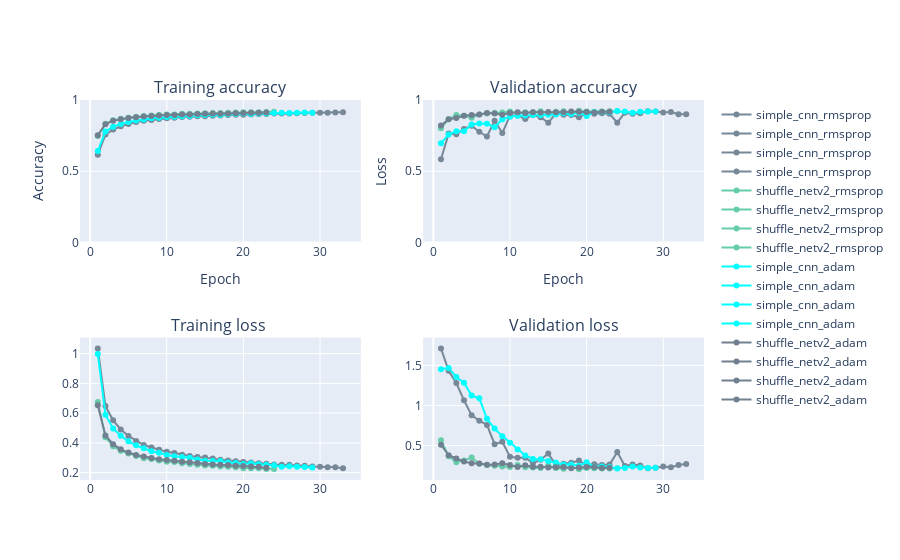

The code cell stored with this chart in its notebook:
### Code cell
plot_accuracy_and_loss(histories)

### Figure 1 — Plotly figure (JSON) as saved in the notebook; plotly's stock layout.template omitted (floating-point values rounded to 4 significant figures)
{"data": [{"marker": {"color": "#778899"}, "mode": "markers+lines", "name": "simple_cnn_rmsprop", "text": ["1", "2", "3", "4", "5", "6", "7", "8", "9", "10", "11", "12", "13", "14", "15", "16", "17", "18", "19", "20", "21", "22", "23", "24", "25", "26", "27", "28", "29", "30", "31", "32", "33"], "type": "scatter", "x": [1, 2, 3, 4, 5, 6, 7, 8, 9, 10, 11, 12, 13, 14, 15, 16, 17, 18, 19, 20, 21, 22, 23, 24, 25, 26, 27, 28, 29, 30, 31, 32, 33], "xaxis": "x", "y": [0.6161, 0.7572, 0.7922, 0.8149, 0.8312, 0.8461, 0.8541, 0.8599, 0.8671, 0.8722, 0.8749, 0.8802, 0.8827, 0.8858, 0.8859, 0.8887, 0.8921, 0.8945, 0.8964, 0.897, 0.8988, 0.9025, 0.9013, 0.9054, 0.9056, 0.9056, 0.9069, 0.9085, 0.9099, 0.9112, 0.9106, 0.9121, 0.9139], "yaxis": "y"}, {"marker": {"color": "#778899"}, "mode": "markers+lines", "name": "simple_cnn_rmsprop", "text": ["1", "2", "3", "4", "5", "6", "7", "8", "9", "10", "11", "12", "13", "14", "15", "16", "17", "18", "19", "20", "21", "22", "23", "24", "25", "26", "27", "28", "29", "30", "31", "32", "33"], "type": "scatter", "x": [1, 2, 3, 4, 5, 6, 7, 8, 9, 10, 11, 12, 13, 14, 15, 16, 17, 18, 19, 20, 21, 22, 23, 24, 25, 26, 27, 28, 29, 30, 31, 32, 33], "xaxis": "x2", "y": [0.5843, 0.7642, 0.76, 0.7964, 0.8186, 0.7773, 0.7436, 0.8551, 0.7679, 0.8899, 0.8916, 0.8666, 0.8965, 0.8791, 0.8406, 0.9046, 0.8966, 0.8956, 0.8794, 0.9064, 0.9027, 0.9069, 0.9033, 0.841, 0.9111, 0.9039, 0.9069, 0.9207, 0.9196, 0.9117, 0.9154, 0.9002, 0.9003], "yaxis": "y2"}, {"marker": {"color": "#778899"}, "mode": "markers+lines", "name": "simple_cnn_rmsprop", "text": ["1", "2", "3", "4", "5", "6", "7", "8", "9", "10", "11", "12", "13", "14", "15", "16", "17", "18", "19", "20", "21", "22", "23", "24", "25", "26", "27", "28", "29", "30", "31", "32", "33"], "type": "scatter", "x": [1, 2, 3, 4, 5, 6, 7, 8, 9, 10, 11, 12, 13, 14, 15, 16, 17, 18, 19, 20, 21, 22, 23, 24, 25, 26, 27, 28, 29, 30, 31, 32, 33], "xaxis": "x3", "y": [1.035, 0.6476, 0.5517, 0.4904, 0.4467, 0.4134, 0.3855, 0.369, 0.3545, 0.3399, 0.3324, 0.3204, 0.312, 0.3051, 0.3014, 0.2943, 0.2874, 0.2822, 0.2765, 0.2708, 0.2688, 0.2627, 0.2601, 0.2555, 0.2535, 0.2524, 0.2474, 0.2457, 0.2409, 0.2404, 0.237, 0.2358, 0.2303], "yaxis": "y3"}, {"marker": {"color": "#778899"}, "mode": "markers+lines", "name": "simple_cnn_rmsprop", "text": ["1", "2", "3", "4", "5", "6", "7", "8", "9", "10", "11", "12", "13", "14", "15", "16", "17", "18", "19", "20", "21", "22", "23", "24", "25", "26", "27", "28", "29", "30", "31", "32", "33"], "type": "scatter", "x": [1, 2, 3, 4, 5, 6, 7, 8, 9, 10, 11, 12, 13, 14, 15, 16, 17, 18, 19, 20, 21, 22, 23, 24, 25, 26, 27, 28, 29, 30, 31, 32, 33], "xaxis": "x4", "y": [1.712, 1.433, 1.28, 1.064, 0.8764, 0.8096, 0.7563, 0.5167, 0.5464, 0.3598, 0.3474, 0.3483, 0.2804, 0.3218, 0.401, 0.2531, 0.2731, 0.2837, 0.3113, 0.2512, 0.2651, 0.2561, 0.2628, 0.4175, 0.2434, 0.2634, 0.2499, 0.2174, 0.2224, 0.2385, 0.2272, 0.2572, 0.2681], "yaxis": "y4"}, {"marker": {"color": "#66CDAA"}, "mode": "markers+lines", "name": "shuffle_netv2_rmsprop", "text": ["1", "2", "3", "4", "5", "6", "7", "8", "9", "10", "11", "12", "13", "14", "15", "16", "17", "18", "19", "20", "21", "22", "23", "24"], "type": "scatter", "x": [1, 2, 3, 4, 5, 6, 7, 8, 9, 10, 11, 12, 13, 14, 15, 16, 17, 18, 19, 20, 21, 22, 23, 24], "xaxis": "x", "y": [0.7478, 0.8332, 0.8577, 0.8686, 0.8759, 0.8822, 0.8882, 0.8907, 0.8952, 0.8977, 0.8977, 0.9028, 0.9039, 0.9058, 0.9069, 0.9086, 0.9091, 0.9098, 0.9128, 0.9144, 0.9144, 0.9145, 0.9161, 0.9173], "yaxis": "y"}, {"marker": {"color": "#66CDAA"}, "mode": "markers+lines", "name": "shuffle_netv2_rmsprop", "text": ["1", "2", "3", "4", "5", "6", "7", "8", "9", "10", "11", "12", "13", "14", "15", "16", "17", "18", "19", "20", "21", "22", "23", "24"], "type": "scatter", "x": [1, 2, 3, 4, 5, 6, 7, 8, 9, 10, 11, 12, 13, 14, 15, 16, 17, 18, 19, 20, 21, 22, 23, 24], "xaxis": "x2", "y": [0.8019, 0.8654, 0.8952, 0.8888, 0.8762, 0.8985, 0.905, 0.9114, 0.9116, 0.9185, 0.9058, 0.9144, 0.9135, 0.9208, 0.9096, 0.9167, 0.9208, 0.9119, 0.925, 0.9186, 0.9184, 0.92, 0.9218, 0.9203], "yaxis": "y2"}, {"marker": {"color": "#66CDAA"}, "mode": "markers+lines", "name": "shuffle_netv2_rmsprop", "text": ["1", "2", "3", "4", "5", "6", "7", "8", "9", "10", "11", "12", "13", "14", "15", "16", "17", "18", "19", "20", "21", "22", "23", "24"], "type": "scatter", "x": [1, 2, 3, 4, 5, 6, 7, 8, 9, 10, 11, 12, 13, 14, 15, 16, 17, 18, 19, 20, 21, 22, 23, 24], "xaxis": "x3", "y": [0.6751, 0.4385, 0.3781, 0.3466, 0.3293, 0.3115, 0.2975, 0.292, 0.2822, 0.2737, 0.271, 0.2626, 0.2576, 0.2536, 0.2483, 0.2459, 0.2411, 0.2397, 0.2355, 0.2299, 0.2302, 0.2293, 0.2243, 0.2237], "yaxis": "y3"}, {"marker": {"color": "#66CDAA"}, "mode": "markers+lines", "name": "shuffle_netv2_rmsprop", "text": ["1", "2", "3", "4", "5", "6", "7", "8", "9", "10", "11", "12", "13", "14", "15", "16", "17", "18", "19", "20", "21", "22", "23", "24"], "type": "scatter", "x": [1, 2, 3, 4, 5, 6, 7, 8, 9, 10, 11, 12, 13, 14, 15, 16, 17, 18, 19, 20, 21, 22, 23, 24], "xaxis": "x4", "y": [0.5658, 0.3645, 0.2921, 0.3142, 0.3498, 0.2723, 0.2553, 0.2461, 0.2367, 0.2323, 0.2566, 0.2282, 0.2265, 0.2176, 0.2498, 0.2197, 0.2111, 0.2351, 0.2051, 0.2196, 0.2148, 0.2125, 0.2119, 0.2169], "yaxis": "y4"}, {"marker": {"color": "#00FFFF"}, "mode": "markers+lines", "name": "simple_cnn_adam", "text": ["1", "2", "3", "4", "5", "6", "7", "8", "9", "10", "11", "12", "13", "14", "15", "16", "17", "18", "19", "20", "21", "22", "23", "24", "25", "26", "27", "28", "29"], "type": "scatter", "x": [1, 2, 3, 4, 5, 6, 7, 8, 9, 10, 11, 12, 13, 14, 15, 16, 17, 18, 19, 20, 21, 22, 23, 24, 25, 26, 27, 28, 29], "xaxis": "x", "y": [0.642, 0.7789, 0.8127, 0.8324, 0.846, 0.856, 0.8636, 0.8713, 0.8747, 0.8799, 0.8829, 0.8858, 0.8871, 0.8922, 0.8954, 0.8969, 0.8947, 0.8998, 0.9012, 0.9052, 0.9019, 0.906, 0.9056, 0.9079, 0.9102, 0.9096, 0.9108, 0.9115, 0.9111], "yaxis": "y"}, {"marker": {"color": "#00FFFF"}, "mode": "markers+lines", "name": "simple_cnn_adam", "text": ["1", "2", "3", "4", "5", "6", "7", "8", "9", "10", "11", "12", "13", "14", "15", "16", "17", "18", "19", "20", "21", "22", "23", "24", "25", "26", "27", "28", "29"], "type": "scatter", "x": [1, 2, 3, 4, 5, 6, 7, 8, 9, 10, 11, 12, 13, 14, 15, 16, 17, 18, 19, 20, 21, 22, 23, 24, 25, 26, 27, 28, 29], "xaxis": "x2", "y": [0.6968, 0.7575, 0.7813, 0.7811, 0.828, 0.8353, 0.8334, 0.8088, 0.8653, 0.8833, 0.8898, 0.8907, 0.8953, 0.8948, 0.8967, 0.898, 0.9069, 0.9021, 0.9112, 0.8875, 0.9139, 0.9162, 0.9144, 0.922, 0.9195, 0.9112, 0.9182, 0.92, 0.9198], "yaxis": "y2"}, {"marker": {"color": "#00FFFF"}, "mode": "markers+lines", "name": "simple_cnn_adam", "text": ["1", "2", "3", "4", "5", "6", "7", "8", "9", "10", "11", "12", "13", "14", "15", "16", "17", "18", "19", "20", "21", "22", "23", "24", "25", "26", "27", "28", "29"], "type": "scatter", "x": [1, 2, 3, 4, 5, 6, 7, 8, 9, 10, 11, 12, 13, 14, 15, 16, 17, 18, 19, 20, 21, 22, 23, 24, 25, 26, 27, 28, 29], "xaxis": "x3", "y": [0.9981, 0.5893, 0.4969, 0.4485, 0.4107, 0.3835, 0.3641, 0.3441, 0.3332, 0.3188, 0.3108, 0.3055, 0.2999, 0.2882, 0.2805, 0.2789, 0.2778, 0.2681, 0.265, 0.2576, 0.2632, 0.2559, 0.2536, 0.2495, 0.239, 0.2429, 0.2394, 0.2387, 0.2346], "yaxis": "y3"}, {"marker": {"color": "#00FFFF"}, "mode": "markers+lines", "name": "simple_cnn_adam", "text": ["1", "2", "3", "4", "5", "6", "7", "8", "9", "10", "11", "12", "13", "14", "15", "16", "17", "18", "19", "20", "21", "22", "23", "24", "25", "26", "27", "28", "29"], "type": "scatter", "x": [1, 2, 3, 4, 5, 6, 7, 8, 9, 10, 11, 12, 13, 14, 15, 16, 17, 18, 19, 20, 21, 22, 23, 24, 25, 26, 27, 28, 29], "xaxis": "x4", "y": [1.45, 1.467, 1.355, 1.284, 1.123, 1.089, 0.8325, 0.7105, 0.6169, 0.5337, 0.4487, 0.3753, 0.3317, 0.3287, 0.3052, 0.2868, 0.2621, 0.2621, 0.2482, 0.2912, 0.2341, 0.2367, 0.2308, 0.2138, 0.2207, 0.2365, 0.2239, 0.2186, 0.2208], "yaxis": "y4"}, {"marker": {"color": "#708090"}, "mode": "markers+lines", "name": "shuffle_netv2_adam", "text": ["1", "2", "3", "4", "5", "6", "7", "8", "9", "10", "11", "12", "13", "14", "15", "16", "17", "18", "19", "20", "21", "22", "23"], "type": "scatter", "x": [1, 2, 3, 4, 5, 6, 7, 8, 9, 10, 11, 12, 13, 14, 15, 16, 17, 18, 19, 20, 21, 22, 23], "xaxis": "x", "y": [0.7527, 0.8307, 0.8535, 0.8652, 0.8732, 0.8792, 0.8845, 0.8883, 0.8913, 0.8942, 0.8955, 0.8978, 0.8988, 0.9012, 0.9028, 0.9046, 0.9044, 0.906, 0.9071, 0.9093, 0.9109, 0.9113, 0.9127], "yaxis": "y"}, {"marker": {"color": "#708090"}, "mode": "markers+lines", "name": "shuffle_netv2_adam", "text": ["1", "2", "3", "4", "5", "6", "7", "8", "9", "10", "11", "12", "13", "14", "15", "16", "17", "18", "19", "20", "21", "22", "23"], "type": "scatter", "x": [1, 2, 3, 4, 5, 6, 7, 8, 9, 10, 11, 12, 13, 14, 15, 16, 17, 18, 19, 20, 21, 22, 23], "xaxis": "x2", "y": [0.8203, 0.8652, 0.8742, 0.8896, 0.8954, 0.8981, 0.9079, 0.905, 0.8959, 0.9091, 0.9139, 0.9084, 0.9136, 0.9131, 0.9158, 0.9136, 0.9132, 0.9199, 0.917, 0.9154, 0.9129, 0.9174, 0.9177], "yaxis": "y2"}, {"marker": {"color": "#708090"}, "mode": "markers+lines", "name": "shuffle_netv2_adam", "text": ["1", "2", "3", "4", "5", "6", "7", "8", "9", "10", "11", "12", "13", "14", "15", "16", "17", "18", "19", "20", "21", "22", "23"], "type": "scatter", "x": [1, 2, 3, 4, 5, 6, 7, 8, 9, 10, 11, 12, 13, 14, 15, 16, 17, 18, 19, 20, 21, 22, 23], "xaxis": "x3", "y": [0.6538, 0.4499, 0.3914, 0.3569, 0.335, 0.3189, 0.3087, 0.2988, 0.2897, 0.2854, 0.2803, 0.2727, 0.2699, 0.2643, 0.2582, 0.2555, 0.2526, 0.2515, 0.2465, 0.2445, 0.2412, 0.2392, 0.2326], "yaxis": "y3"}, {"marker": {"color": "#708090"}, "mode": "markers+lines", "name": "shuffle_netv2_adam", "text": ["1", "2", "3", "4", "5", "6", "7", "8", "9", "10", "11", "12", "13", "14", "15", "16", "17", "18", "19", "20", "21", "22", "23"], "type": "scatter", "x": [1, 2, 3, 4, 5, 6, 7, 8, 9, 10, 11, 12, 13, 14, 15, 16, 17, 18, 19, 20, 21, 22, 23], "xaxis": "x4", "y": [0.5098, 0.3782, 0.3376, 0.2988, 0.278, 0.2748, 0.2595, 0.2629, 0.2795, 0.2553, 0.2324, 0.2528, 0.2335, 0.2349, 0.2256, 0.2294, 0.2327, 0.2147, 0.2239, 0.2315, 0.232, 0.2189, 0.2227], "yaxis": "y4"}], "layout": {"annotations": [{"font": {"size": 16}, "showarrow": false, "text": "Training accuracy", "x": 0.225, "xanchor": "center", "xref": "paper", "y": 1, "yanchor": "bottom", "yref": "paper"}, {"font": {"size": 16}, "showarrow": false, "text": "Validation accuracy", "x": 0.775, "xanchor": "center", "xref": "paper", "y": 1, "yanchor": "bottom", "yref": "paper"}, {"font": {"size": 16}, "showarrow": false, "text": "Training loss ", "x": 0.225, "xanchor": "center", "xref": "paper", "y": 0.375, "yanchor": "bottom", "yref": "paper"}, {"font": {"size": 16}, "showarrow": false, "text": "Validation loss", "x": 0.775, "xanchor": "center", "xref": "paper", "y": 0.375, "yanchor": "bottom", "yref": "paper"}], "xaxis": {"anchor": "y", "domain": [0, 0.45], "title": {"text": "Epoch"}}, "xaxis2": {"anchor": "y2", "domain": [0.55, 1], "title": {"text": "Epoch"}}, "xaxis3": {"anchor": "y3", "domain": [0, 0.45]}, "xaxis4": {"anchor": "y4", "domain": [0.55, 1]}, "yaxis": {"anchor": "x", "domain": [0.625, 1], "range": [0, 1], "title": {"text": "Accuracy"}}, "yaxis2": {"anchor": "x2", "domain": [0.625, 1], "range": [0, 1], "title": {"text": "Loss"}}, "yaxis3": {"anchor": "x3", "domain": [0, 0.375]}, "yaxis4": {"anchor": "x4", "domain": [0, 0.375]}}}
